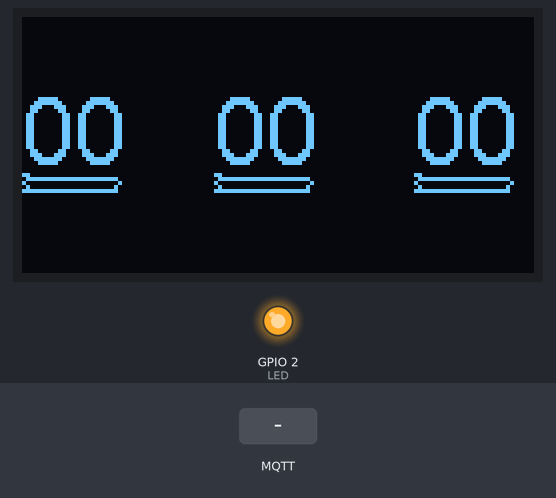
Bench run of a sketch on a simulated ESP32. On the bench: 128×64 one-colour display, output pins drawn as LEDs (lit = HIGH). The test bench sets the inputs (shaded band). WiFi joins after 1.5 s; servers stay silent unless stated; no MQTT or app messages arrive unless stated; what the sketch prints to the serial monitor is not drawn.

Above: at 2.7 s.
2.8 s: MQTT message "1" arrives on the first subscribed topic
At 3.8 s:
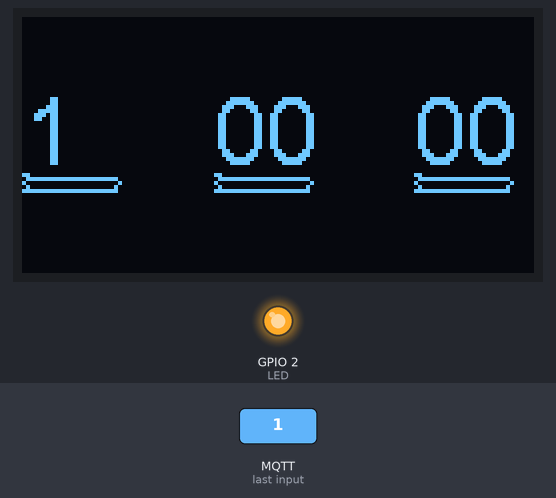
4.3 s: MQTT message "d" arrives on the first subscribed topic
At 5.1 s:
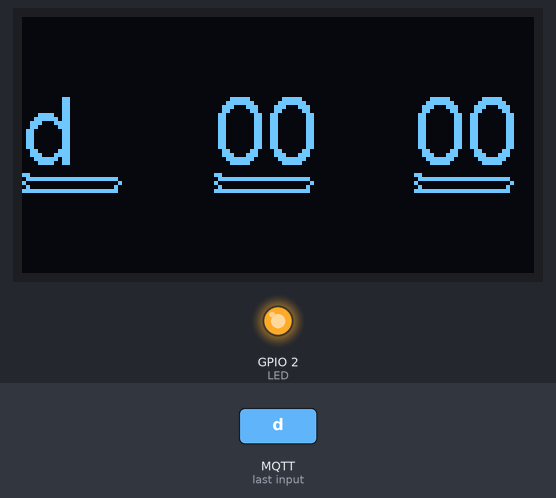
5.8 s: MQTT message "on" arrives on the first subscribed topic
At 6.4 s:
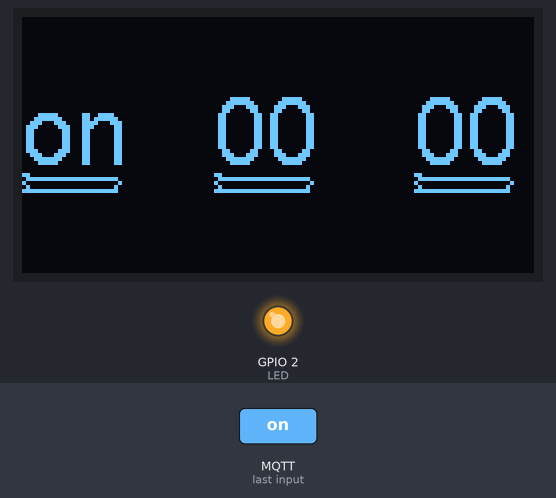
7.3 s: MQTT message "off" arrives on the first subscribed topic
At 7.6 s:
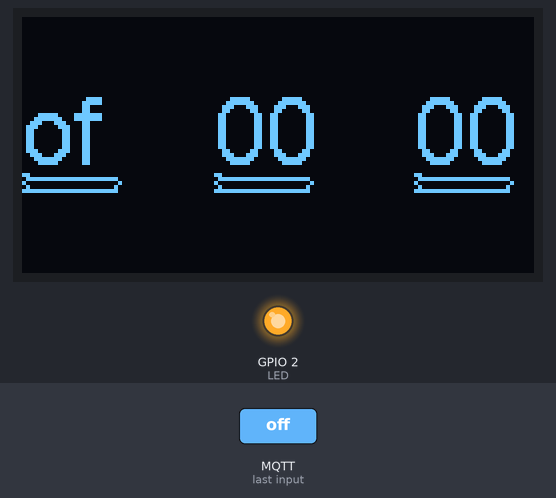
8.8 s: MQTT message "." arrives on the first subscribed topic
At 9.6 s:
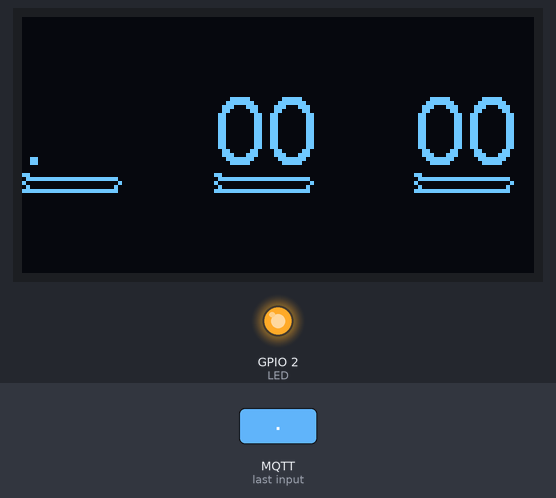
10.3 s: MQTT message "d" arrives on the second subscribed topic
At 10.8 s:
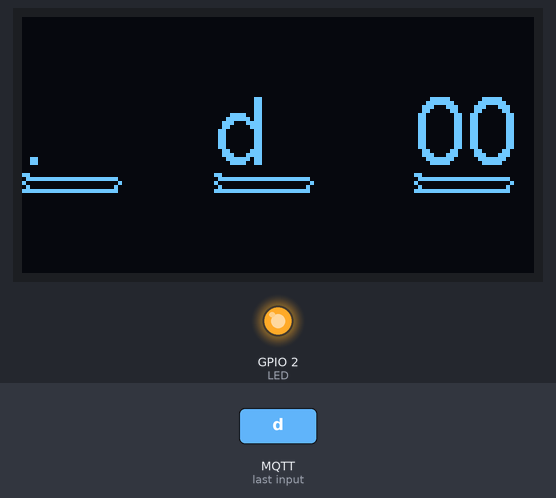
Timing chart, 0 to 12.8 s (numbered marks = the images above; inputs shaded):
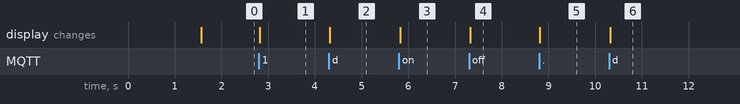

The sketch:

NodeRed_ESP32_display.ino
```cpp
////////////////////////////////////////////////////////////
// 		    Code writen by: bioshock2k  4/13/2020       //
//	Github repository:  bioshock2k /ESP32_House_monitoring//
////////////////////////////////////////////////////////////
#include <OLEDDisplay.h>
#include <OLEDDisplayFonts.h>
#include <OLEDDisplayUi.h>
#include <SH1106.h>
#include <SH1106Brzo.h>
#include <SH1106Spi.h>
#include <SH1106Wire.h>
#include <SSD1306.h>
#include <SSD1306Brzo.h>
#include <SSD1306I2C.h>
#include <SSD1306Spi.h>
#include <SSD1306Wire.h>

#include <ETH.h>
#include <WiFi.h>


#include <PubSubClient.h>
#include "esp_sleep.h"
#include "driver/gpio.h"
#include "esp_err.h"

#include "wifi_setup.h"

RTC_DATA_ATTR int bootCount = 0;
String p1 = "00";
String p2 = "00";
String p3 = "00";
int c1,c2,c3=0;
//RTC Configuration
#define uS_TO_S_FACTOR 1000000  /* Conversion factor for micro seconds to seconds */
#define TIME_TO_SLEEP  30        /* Time ESP32 will go to sleep (in seconds) */


 //IN
const char* mqtt_server = "192.168.1.72";
float temperature = 0;

float value; // To store incoming value.
uint8_t variable; // To keep track of the state machine and be able to use the switch case.
const int ERROR_VALUE = 65535; // Set here an error value

long lastMsg = 0;
char msg[20];
//objeto controlador do display de led
/*
  0x3c  :   é um identificador único para comunicação do display
  pino 5 e 4 são os de comunicação (SDA, SDC)
*/
SSD1306  screen(0x3c, 5, 4);

wf wf;        //WIFI config library

//pino que ligamos o potenciometr

#define C1_TOPIC    "garage/ocurrent1"
#define C2_TOPIC    "garage/ocurrent2"
#define C3_TOPIC    "garage/ocurrent3"
#define C4_TOPIC    "garage/current4"
//utilizado para fazer o contador de porcentagem
int contador;

// *************************************************************** //
WiFiClient espClient;
PubSubClient client(espClient);

int fan=0;
void receivedCallback(char* topic, byte* payload, unsigned int length) {
  Serial.print("Message received: ");
  Serial.println(topic[15]);

  char a;
  Serial.print("Payload :");
  for (int i = 0; i < length; i++) {
      Serial.print((char)payload[i]);

    }
    Serial.println();

  if(topic[15]=='1'){

        if((char)payload[1]=='.'){
          p1[0]='0';
          p1[1]=(char)payload[0];
          c1=payload[2];
        }
        else{
         p1[0]=(char)payload[0];
         p1[1]=(char)payload[1];
         c1=payload[3];
        }

    Serial.print("Payload 1: ");
    Serial.println(p1);
  }
   if(topic[15]=='2'){


        if((char)payload[1]=='.'){
          p2[0]='0';
          p2[1]=(char)payload[0];
          c2=payload[2];
        }
        else{
          p2[0]=(char)payload[0];
          p2[1]=(char)payload[1];
          c2=payload[3];
        }
    Serial.print("Payload 2: ");
    Serial.println(p2);
  }
   if(topic[15]=='3'){


        if((char)payload[1]=='.'){
          p3[0]='0';
          p3[1]=(char)payload[0];
          c3=payload[2];
        }
        else{
          p3[0]=(char)payload[0];
          p3[1]=(char)payload[1];
          c3=payload[3];
        }
    Serial.print("Payload 3: ");
    Serial.println(p3);
  }
}

void mqttconnect() {
  /* Loop until reconnected */
   int trys=0;
  while (!client.connected()) {
    Serial.print("MQTT connecting ...");
    /* client ID */
    String clientId = "ESP32Client2";
    /* connect now */
    if (client.connect(clientId.c_str())) {
      Serial.println("connected");
      trys=0;
      /* subscribe topic with default QoS 0*/
      client.subscribe(C1_TOPIC);
      client.subscribe(C2_TOPIC);
      client.subscribe(C3_TOPIC);
    }
    else if( trys>20){
    ESP.restart();
    trys=0;
    }
    else {
      trys++;
      Serial.print("failed, status code =");
      Serial.print(client.state());
      Serial.println("try again in 3 seconds");
      Serial.print("trys :");
      Serial.print(trys);
      /* Wait 5 seconds before retrying */
      delay(3000);
    }
  }
}

void setup() {
  btStop();       //Disable bluetooth
  Serial.begin(115200);
  Serial.println();

  ++bootCount;
  Serial.println("Boot number: " + String(bootCount));

  esp_sleep_enable_timer_wakeup(TIME_TO_SLEEP * uS_TO_S_FACTOR);

  // Inicializa o objeto que controlará o que será exibido na tela
  screen.init();

  //gira o display 180º (deixa de ponta cabeça)
 // display.flipScreenVertically();

  //configura a fonte de escrita "ArialMT_Plain_10"
  screen.setFont(ArialMT_Plain_24);

  //---------------------------------   //WIFI BEGIN

  wf.all();                             // WIFI configuration
   /* configure the MQTT server with IPaddress and port */
  client.setServer(mqtt_server, 1883);
  /* this receivedCallback function will be invoked
  when client received subscribed topic */
  client.setCallback(receivedCallback);
}

void loop()
{
  if (!client.connected()) {  //Runs once!
    mqttconnect();
   }

  //limpa todo o display, apaga o contúdo da tela
  screen.clear();

  screen.drawString(0, 15, String(p1));
  screen.drawProgressBar(0, 40, 24, 3, (c1*100/9));
  screen.drawString(48, 15, String(p2));
  screen.drawProgressBar(48, 40, 24, 3, (c2*100/9));
  screen.drawString(98, 15, String(p3));
  screen.drawProgressBar(98, 40, 24, 3, (c3*100/9));


  //desenha a progress bar
 // drawProgressBar();

  //exibe na tela o que foi configurado até então.
  screen.display();
  client.loop();

long now = millis();
  if (now - lastMsg > 2000) {
    lastMsg = now;
  }
}

//função para desenhar a progress bar no display
void drawProgressBar() {

  Serial.print(">> ");
  Serial.println(contador);

  // desenha a progress bar
  /*
   * drawProgressBar(x, y, width, height, value);
    parametros (p):
      p1: x       --> coordenada X no plano cartesiano
      p2: y       --> coordenada Y no plano cartesiano
      p3: width   --> comprimento da barra de progresso
      p4: height  --> altura da barra de progresso
      p5: value   --> valor que a barra de progresso deve assumir

  */
  screen.drawProgressBar(10, 32, 100, 10, contador);
  // configura o alinhamento do texto que será escrito
  //nesse caso alinharemos o texto ao centro
  screen.setTextAlignment(TEXT_ALIGN_CENTER);

  //escreve o texto de porcentagem
  /*
   * drawString(x,y,text);
    parametros (p):
     p1: x      --> coordenada X no plano cartesiano
     p2: y      --> coordenada Y no plano cartesiano
     p3: string --> texto que será exibido
  */
  screen.drawString(64, 15, String(contador) + "%");

  //se o contador está em zero, escreve a string "valor mínimo"
  if(contador == 0){
    screen.drawString(64, 45, "Valor mínimo");
  }
  //se o contador está em 100, escreve a string "valor máximo"
  else if(contador == 100){
    screen.drawString(64, 45, "Valor máximo");
  }
}
```

wifi_setup.cpp
```cpp
#include "wifi_setup.h"
#include <WiFi.h>

#define WIFISSID1 "XXXXX" // Put your WifiSSID here
#define PASSWORD1 "XXXXXXX" // Put your wifi password here
#define LED 2

  // Set your Static IP address
  IPAddress local_IP(192, 168, 1, 187);
  // Set your Gateway IP address
  IPAddress gateway(192, 168, 1, 1);
  IPAddress subnet(255, 255, 255, 0);
  IPAddress primaryDNS(8, 8, 8, 8);   //optional
  IPAddress secondaryDNS(8, 8, 4, 4); //optional


 void wf :: all(){
  pinMode(LED, OUTPUT);
  int wifi_ON=0;
  if (!WiFi.config(local_IP, gateway, subnet, primaryDNS, secondaryDNS)) {
    Serial.println("STA Failed to configure");
  }

  WiFi.begin(WIFISSID1, PASSWORD1);

  Serial.println();
  Serial.print("Wait for WiFi...");
  int not_wifi=0;
  while (WiFi.status() != WL_CONNECTED) {
    Serial.print(".");
    delay(500);
    not_wifi++;

    if(not_wifi>40){

      //esp_deep_sleep_start();
      ESP.restart();
    }
  }
   digitalWrite(LED,HIGH);
  Serial.println("");
  Serial.println("WiFi Connected");
  Serial.println("IP address: ");
  Serial.println(WiFi.localIP());

 }
```

wifi_setup.h
```cpp
#ifndef wif
#define wif


class wf{
  public:
  void all();
};

#endif
```

Measured:
- after the input at 2.8 s, the display: changes at once (image 1)
- after the input at 4.3 s, the display: changes at once (image 2)
- after the input at 5.8 s, the display: changes at once (image 3)
- after the input at 7.3 s, the display: changes at once (image 4)
- after the input at 8.8 s, the display: changes at once (image 5)
- after the input at 10.3 s, the display: changes at once (image 6)
